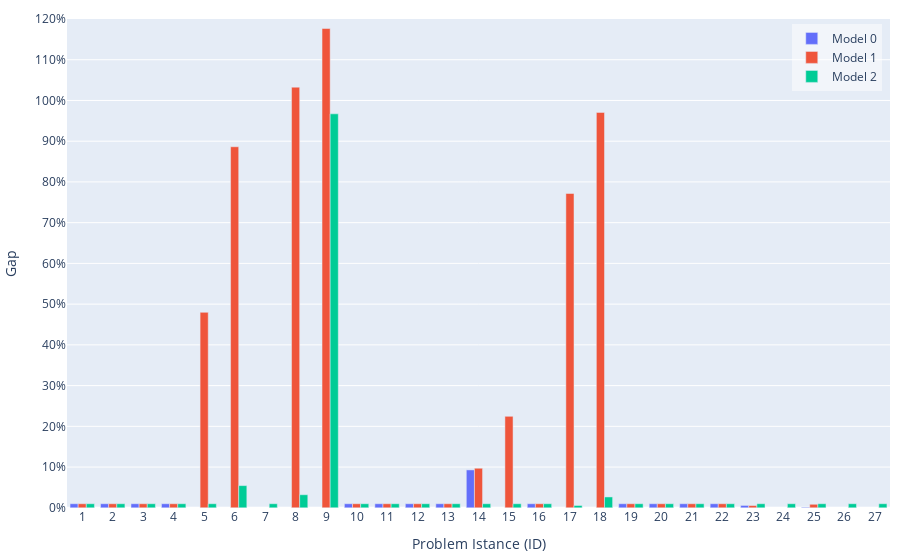

Notebook source saved alongside this figure:
### Code cell
import plotly.graph_objects as go

# Clean data
max_gap = 120
gapcleaned_df0 = df0[df0['gap'] < max_gap]
gapcleaned_df1 = df1[df1['gap'] < max_gap]
gapcleaned_df2 = df2[df2['gap'] < max_gap]

# Define a small offset value for visibility
offset = 1  # Adjust this based on your data range

# Function to add offset to zeros but keep original text
def add_offset_to_zeros(values):
    display_values = values.copy()  # For visual height
    text_values = values.copy()     # For labels/text
    display_values[display_values <= 0.05] = offset
    return display_values, text_values

# Create bar plot with visible zeros
hovertemplate_text='Model: %{customdata[0]}<br>ID: %{x}<br>Gap: %{text}%<br>Nodes: %{customdata[1]}<br>Runtime: %{customdata[2]} s<extra></extra>'
fig = go.Figure(data=[
    go.Bar(
        name='Model 0', 
        x=gapcleaned_df0['ID'], 
        y=add_offset_to_zeros(gapcleaned_df0['gap'])[0],
        text=gapcleaned_df0['gap'].apply(lambda x: f'{x:.2f}'),  # Format text to 2 decimal places
        # Create a 2D array with multiple columns
        customdata=np.dstack((gapcleaned_df0['model'], gapcleaned_df0['nodes'], gapcleaned_df0['total_time'].apply(lambda x: f'{x:.2f}')))[0],
        textposition='none',
        hovertemplate=hovertemplate_text
    ),
    go.Bar(
        name='Model 1', 
        x=gapcleaned_df1['ID'], 
        y=add_offset_to_zeros(gapcleaned_df1['gap'])[0],
        text=gapcleaned_df1['gap'].apply(lambda x: f'{x:.2f}'),
        customdata=np.dstack((gapcleaned_df1['model'], gapcleaned_df1['nodes'], gapcleaned_df1['total_time'].apply(lambda x: f'{x:.2f}')))[0],
        textposition='none',
        hovertemplate=hovertemplate_text
    ),
    go.Bar(
        name='Model 2', 
        x=gapcleaned_df2['ID'], 
        y=add_offset_to_zeros(gapcleaned_df2['gap'])[0],
        text=gapcleaned_df2['gap'].apply(lambda x: f'{x:.2f}'),
        customdata=np.dstack((gapcleaned_df2['model'], gapcleaned_df2['nodes'], gapcleaned_df2['total_time'].apply(lambda x: f'{x:.2f}')))[0],
        textposition='none',
        hovertemplate=hovertemplate_text
    ),
])

# Add a subtle visual indication for zero values
fig.update_layout(
    autosize=True,   # let the container size drive the plot
    margin=dict(l=10, r=10, t=10, b=10),    # width=1000,
    # height=600,
    barmode='group',
    yaxis = dict(
        range=[-0.05, max_gap],
        title = 'Gap',
        tickvals = list(range(0, 121, 10)),
        ticktext = [str(i) + '%' for i in range(0, 121, 10)],
    ),
    xaxis = dict(
        title = 'Problem Istance (ID)',
        tickmode = 'array',
        tickvals = list(range(0, 28)),
        ticktext = list(range(0, 28)),
    ),
    legend=dict(
        x=0.99,
        y=0.99,
        xanchor='right',
        yanchor='top',
        bgcolor='rgba(255, 255, 255, 0.5)'
    )
)

fig.show()

# # Save as HTML
div_schedule = plot(
    fig, include_plotlyjs=True, config={"responsive": True}, output_type="div"
)
# write div snippet to file
with open('../docs/images/results-gap.html', 'w') as f:
    f.write(div_schedule)

### Figure 1 — Plotly figure (JSON) as saved in the notebook; plotly's stock layout.template omitted (floating-point values rounded to 4 significant figures)
{"data": [{"customdata": [[0, 3, "0.18"], [0, 529, "8.00"], [0, 116, "9.50"], [0, 680, "1.75"], [0, 36, "0.93"], [0, 3, "5.76"], [0, 98, "33.53"], [0, 96, "2.26"], [0, 4081, "300.03"], [0, 1231, "13.93"], [0, 3, "5.93"], [0, 3, "55.97"], [0, 3, "162.09"], [0, 90, "14.08"], [0, 243, "300.29"], [0, 14439, "300.04"]], "hovertemplate": "Model: %{customdata[0]}<br>ID: %{x}<br>Gap: %{text}%<br>Nodes: %{customdata[1]}<br>Runtime: %{customdata[2]} s<extra></extra>", "name": "Model 0", "text": ["0.00", "0.00", "0.00", "0.00", "0.00", "0.00", "0.00", "0.00", "9.30", "0.00", "0.00", "0.00", "0.00", "0.00", "0.58", "0.14"], "textposition": "none", "type": "bar", "x": [1, 2, 3, 4, 10, 11, 12, 13, 14, 16, 19, 20, 21, 22, 23, 25], "y": [1.0, 1.0, 1.0, 1.0, 1.0, 1.0, 1.0, 1.0, 9.304, 1.0, 1.0, 1.0, 1.0, 1.0, 0.5841, 0.1429]}, {"customdata": [[1, 3, "13.55"], [1, 697, "82.89"], [1, 84, "128.36"], [1, 711, "19.91"], [1, 14789, "393.59"], [1, 973, "420.10"], [1, 1004, "413.03"], [1, 627, "420.53"], [1, 43, "82.36"], [1, 3, "126.23"], [1, 66, "152.16"], [1, 439, "106.50"], [1, 4452, "420.38"], [1, 1228, "420.68"], [1, 1193, "116.69"], [1, 788, "420.48"], [1, 306, "421.02"], [1, 3, "126.11"], [1, 3, "178.43"], [1, 3, "284.78"], [1, 50, "132.32"], [1, 302, "423.33"], [1, 17182, "420.09"]], "hovertemplate": "Model: %{customdata[0]}<br>ID: %{x}<br>Gap: %{text}%<br>Nodes: %{customdata[1]}<br>Runtime: %{customdata[2]} s<extra></extra>", "name": "Model 1", "text": ["0.00", "0.00", "0.00", "0.00", "47.99", "88.63", "103.27", "117.66", "0.00", "0.00", "0.00", "0.00", "9.71", "22.45", "0.00", "77.16", "97.07", "0.00", "0.00", "0.00", "0.00", "0.55", "0.86"], "textposition": "none", "type": "bar", "x": [1, 2, 3, 4, 5, 6, 8, 9, 10, 11, 12, 13, 14, 15, 16, 17, 18, 19, 20, 21, 22, 23, 25], "y": [1.0, 1.0, 1.0, 1.0, 47.99, 88.63, 103.3, 117.7, 1.0, 1.0, 1.0, 1.0, 9.71, 22.45, 1.0, 77.16, 97.07, 1.0, 1.0, 1.0, 1.0, 0.5523, 0.8635]}, {"customdata": [[2, 1, "13.50"], [2, 1, "79.73"], [2, 57, "123.62"], [2, 312, "18.94"], [2, 552, "115.14"], [2, 16, "420.20"], [2, 8033, "58.30"], [2, 389, "410.87"], [2, 1, "420.22"], [2, 1, "80.94"], [2, 1, "120.84"], [2, 1, "122.93"], [2, 1, "94.74"], [2, 1767, "138.50"], [2, 1, "161.40"], [2, 1, "102.32"], [2, 684, "420.58"], [2, 1, "420.67"], [2, 1, "121.07"], [2, 1, "127.27"], [2, 1, "136.04"], [2, 1, "121.49"], [2, 1, "130.34"], [2, 1, "151.59"], [2, 1, "122.00"], [2, 3013, "364.31"], [2, 828, "388.34"]], "hovertemplate": "Model: %{customdata[0]}<br>ID: %{x}<br>Gap: %{text}%<br>Nodes: %{customdata[1]}<br>Runtime: %{customdata[2]} s<extra></extra>", "name": "Model 2", "text": ["0.00", "0.00", "0.00", "0.00", "0.00", "5.45", "0.00", "3.21", "96.72", "0.00", "0.00", "0.00", "0.00", "0.00", "0.00", "0.01", "0.57", "2.66", "0.00", "0.00", "0.00", "0.00", "0.00", "0.01", "0.01", "0.01", "0.01"], "textposition": "none", "type": "bar", "x": [1, 2, 3, 4, 5, 6, 7, 8, 9, 10, 11, 12, 13, 14, 15, 16, 17, 18, 19, 20, 21, 22, 23, 24, 25, 26, 27], "y": [1.0, 1.0, 1.0, 1.0, 1.0, 5.45, 1.0, 3.211, 96.72, 1.0, 1.0, 1.0, 1.0, 1.0, 1.0, 1.0, 0.5703, 2.664, 1.0, 1.0, 1.0, 1.0, 1.0, 1.0, 1.0, 1.0, 1.0]}], "layout": {"autosize": true, "barmode": "group", "legend": {"bgcolor": "rgba(255, 255, 255, 0.5)", "x": 0.99, "xanchor": "right", "y": 0.99, "yanchor": "top"}, "margin": {"b": 10, "l": 10, "r": 10, "t": 10}, "xaxis": {"tickmode": "array", "ticktext": [0, 1, 2, 3, 4, 5, 6, 7, 8, 9, 10, 11, 12, 13, 14, 15, 16, 17, 18, 19, 20, 21, 22, 23, 24, 25, 26, 27], "tickvals": [0, 1, 2, 3, 4, 5, 6, 7, 8, 9, 10, 11, 12, 13, 14, 15, 16, 17, 18, 19, 20, 21, 22, 23, 24, 25, 26, 27], "title": {"text": "Problem Istance (ID)"}}, "yaxis": {"range": [-0.05, 120], "ticktext": ["0%", "10%", "20%", "30%", "40%", "50%", "60%", "70%", "80%", "90%", "100%", "110%", "120%"], "tickvals": [0, 10, 20, 30, 40, 50, 60, 70, 80, 90, 100, 110, 120], "title": {"text": "Gap"}}}}
